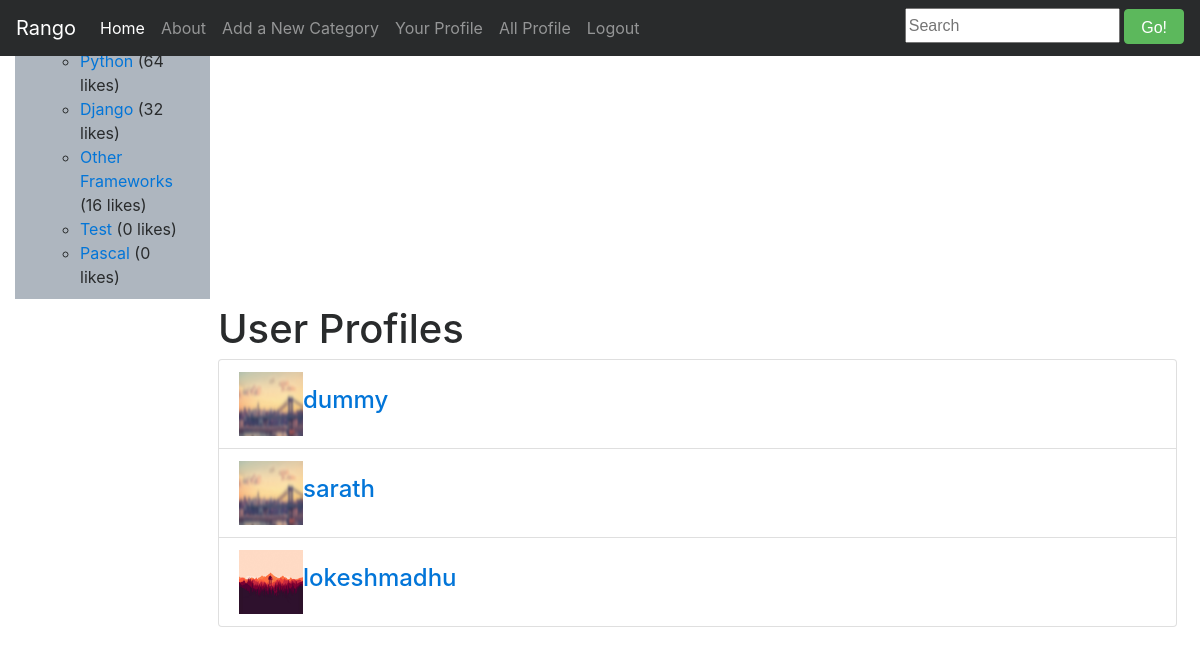
/rango/profiles/ (signed in), run on an earlier commit of the app's database.
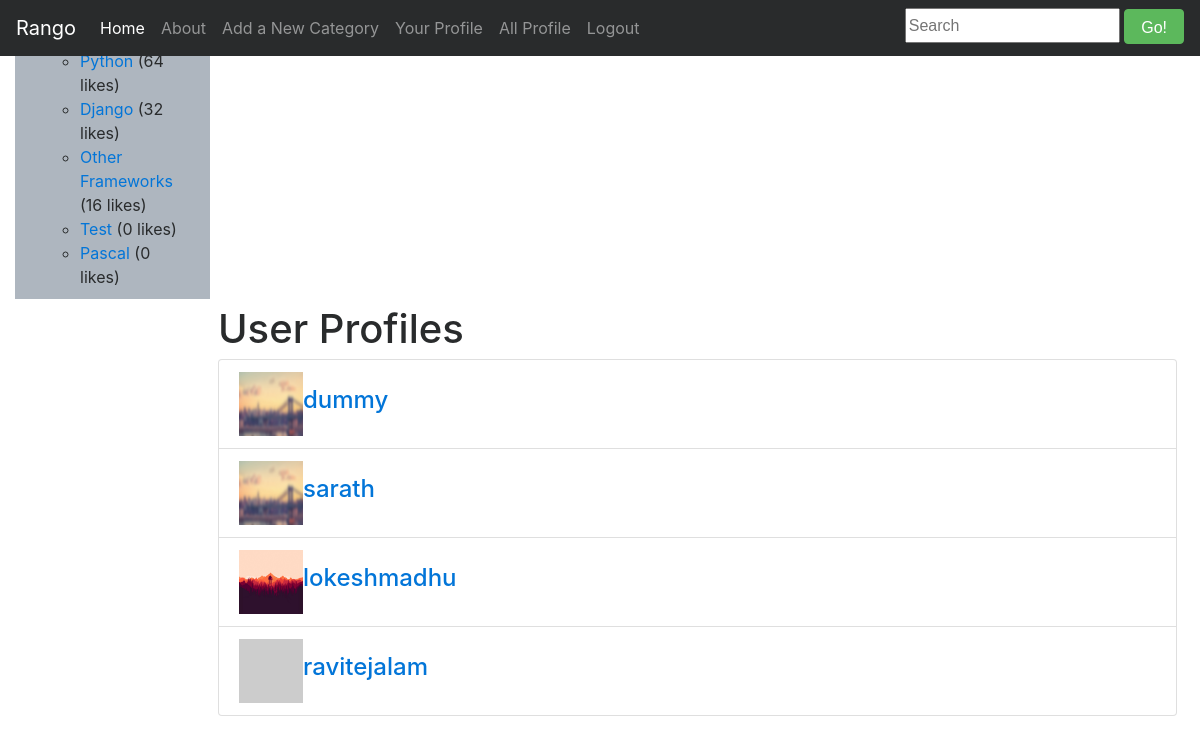
And on a later commit of the database.
### rango/models.py (models this page shows, shortened)
class Category(models.Model):
    name = models.CharField(max_length=128, unique=True)
    views = models.IntegerField(default=0)
    likes = models.IntegerField(default=0)
    slug = models.SlugField(unique=True,blank=True)
    class Meta:
        verbose_name_plural = 'categories'

class UserProfile(models.Model):
    user = models.OneToOneField(User, on_delete=models.PROTECT)
    website = models.URLField(blank=True)
    picture = models.ImageField(upload_to='profile_images', blank=True)

### rango/views.py (the view)
@login_required
def list_profiles(request):
    userprofile_list = UserProfile.objects.all()
    context_dict={'userprofile_list': userprofile_list}
    context_dict['cat_list']= Category.objects.order_by('-views')
    return render(request, 'rango/list_profiles.html',context_dict)

### templates/rango/list_profiles.html (shortened to what this page needs)
{% extends 'rango/base.html' %}
{% load staticfiles %}
{% block body_block %}
<h1>User Profiles</h1>
<div class="panel">
	{% if userprofile_list %}
	<div class="panel-heading">
		<div class="panel-body">
			<div class="list-group">
				{% for listuser in userprofile_list %}
				<div class="list-group-item">
					{% if listuser.picture %}
					<img width="64" height="64" src="{{ MEDIA_URL}}{{ listuser.picture }}"/>
					{% else %}
					<img width="64" height="64" src="http://lorempixel.com/64/64/people/"/>
					{% endif %}
					<h4 class="list-group-item-heading">
						<a href="{% url 'rango:profile' listuser.user.username %}">{{ listuser.user.username }}</a>
					</h4>
				</div>
				{% endfor %}
			</div>
		</div>
	</div>
	{% else %}
		<p>There are no users for the site.</p>
	{% endif %}
</div>
{% endblock %}

### templates/rango/base.html (shortened to what this page needs)
<!DOCTYPE html>
<html lang="en">
{% load staticfiles %}
{% load rango_template_tags %}
  <head>
    <link href="https://v4-alpha.getbootstrap.com/dist/css/bootstrap.min.css" rel="stylesheet">
    <link href="https://v4-alpha.getbootstrap.com/examples/dashboard/dashboard.css" rel="stylesheet">
  </head>
  <body>
    <nav class="navbar navbar-toggleable-md navbar-inverse fixed-top bg-inverse">
      <a class="navbar-brand" href="{% url 'rango:index' %}">Rango</a>
      <div class="collapse navbar-collapse" id="navbar">
        <ul class="navbar-nav mr-auto">
          <li class="nav-item active">
            <a class="nav-link" href="{% url 'rango:index' %}">Home</a>
          </li>
          <li class="nav-item">
            <a class="nav-link" href="{% url 'rango:about' %}">About</a>
          </li>
        {% if user.is_authenticated %}
            <li class="nav-item">
              <a class="nav-link" href="{% url 'rango:add_category' %}">Add a New Category</a>
            </li>
            <li class="nav-item">
                <a class="nav-link" href="{% url 'rango:profile' user.username %}">Your Profile</a>
            </li>
            <li class="nav-item">
                <a class="nav-link" href="{% url 'rango:list_profiles' %}">All Profile</a>
            </li>
            <li class="nav-item">
                <a class="nav-link" href="/rango/logout/">Logout</a>
            </li>
        {% endif %}
            <li class="pull navbar-toggler-right">
              <form action="/rango/search/" method="POST">
                <input type="text" placeholder="Search" name="query" style="height: 35px;"/>
                <button type="submit" class="btn btn-success" style="height: 35px;">Go!</button>
              </form>
            </li>
        </ul>
      </div>
    </nav>
          <div class="container-fluid">
            <div class="row" style="padding: 15px;">
              <div class="col-sm-3 col-md-2 sidebar" style="background-color:  #aeb6bf ;">
                  <div class="well sidebar-nav" style="padding: 10px;">
                    <strong>Category List</strong>
                      <ul class="nav nav-list">
                          {% if cat_list %}
                          <ul>
                              {% for category in cat_list %}
                              <li><a href="/rango/category/{{ category.slug }}">{{ category.name }}</a> ({{category.likes}} likes)</li>
                              {% endfor %}
                          </ul>
                              {% else %}
                          <strong>There are no categories present.</strong>
                          {% endif %}
                      </ul>
                  </div>
        </div>
        <div class="col-sm-9 offset-sm-3 col-md-10 offset-md-2 main" style="padding: 8px;">
         {% block body_block %}
         {% endblock %}
        </div>
      </div>
    </div>
  </body>
</html>

What changed in the data, as far as the page shows it:
added UserProfile: user.username "ravitejalam"
